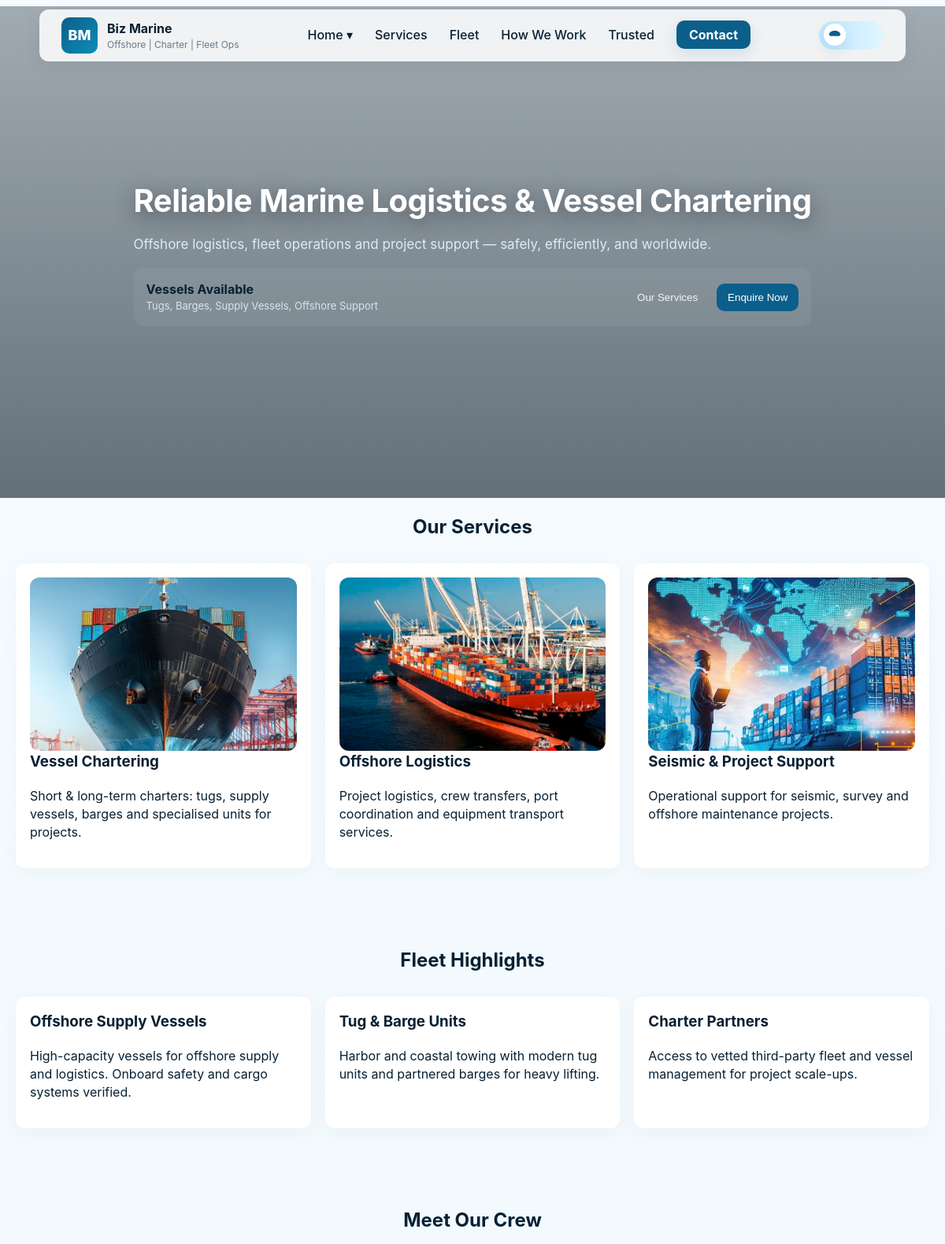
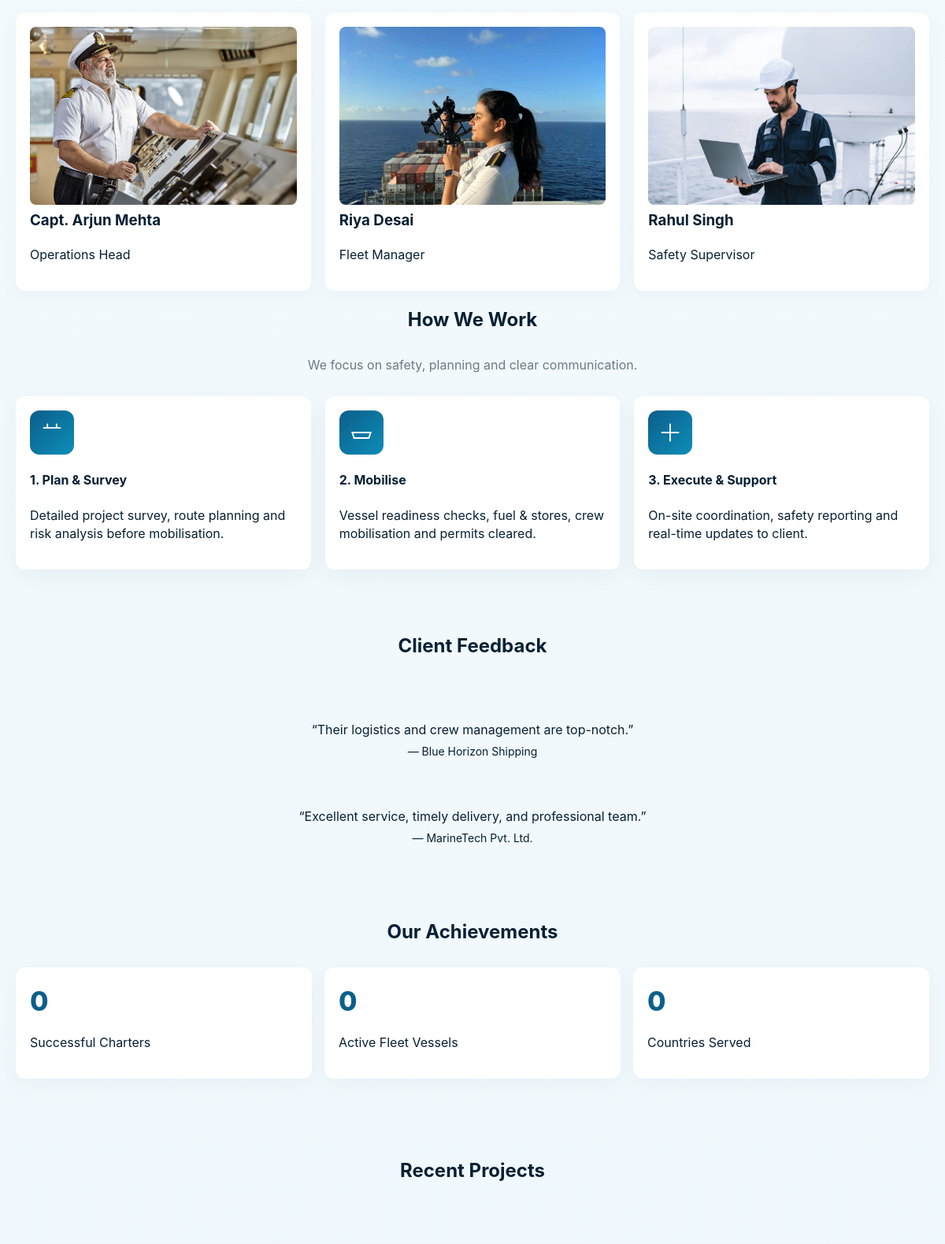
The app's page /home2/ (upper part) with its own data (2 pictures, top to bottom).
### main/models.py (models this page shows, shortened)
class HomeTwoHero(models.Model):
    title = models.CharField(max_length=300)
    subtitle = models.TextField()
    card_title = models.CharField(max_length=200)
    card_text = models.CharField(max_length=300)
    video = models.FileField(upload_to='home2_hero/', blank=True, null=True)

class Service(models.Model):
    title = models.CharField(max_length=200)
    image = models.ImageField(upload_to='services/')
    description = models.TextField()

class FleetItem(models.Model):
    title = models.CharField(max_length=200)
    description = models.TextField()

class TeamMember(models.Model):
    name = models.CharField(max_length=200)
    role = models.CharField(max_length=200)
    photo = models.ImageField(upload_to='team/')

class Testimonial(models.Model):
    feedback = models.TextField()
    client_name = models.CharField(max_length=200)

### main/views.py (the view, shortened to what this page needs)
# urls.py: path('home2/', views.home2, name='home2'),  # Homepage 2 (single video)
def home2(request):
    hero2 = HomeTwoHero.objects.first()
    video_url = hero2.video.url if (hero2 and hero2.video) else None
    ctx = {
        'hero2': hero2,
        'video2': video_url,
        'services': Service.objects.all(),
        'fleet': FleetItem.objects.all(),
        'projects': Project.objects.all(),
        'contact': ContactInfo.objects.first(),
        'team': TeamMember.objects.all(),
        'testimonials': Testimonial.objects.all(),
    }
    return render(request, "home2.html", ctx)

### main/templates/home2.html (shortened to what this page needs)
{% load static %}
<!doctype html>
<html lang="en">
<head>
<link rel="stylesheet" href="https://unpkg.com/leaflet@1.9.4/dist/leaflet.css" />
<link rel="stylesheet" href="https://unpkg.com/aos@2.3.4/dist/aos.css" />
<link rel="stylesheet" href="https://cdn.jsdelivr.net/npm/swiper@11/swiper-bundle.min.css" />
</head>
<body>
<header>
  <div class="topbar container">
    <div class="brand">
      <div class="logo">BM</div>
      <div>
        <div style="font-weight:700">Biz Marine</div>
        <div style="font-size:12px;color:var(--muted)">Offshore | Charter | Fleet Ops</div>
      </div>
    </div>
    <nav>
      <ul>
        <li class="dropdown">
          <a href="#">Home ▾</a>
        </li>
        <li><a href="#services">Services</a></li>
        <li><a href="#fleet">Fleet</a></li>
        <li><a href="#how">How We Work</a></li>
        <li><a href="#trusted">Trusted</a></li>
        <li><a href="#contact" class="cta">Contact</a></li>
      </ul>
    </nav>
    <div id="themeToggle" class="toggle" title="Switch theme" aria-label="Toggle day night">
      <div class="thumb" id="toggleThumb" role="button" aria-pressed="false">
        <svg viewBox="0 0 512 512" xmlns="http://www.w3.org/2000/svg" aria-hidden="true">
          <path d="M464 256c0 0-28.9 48-56 48H104c-27.1 0-56-48-56-48C61 180 110 112 256 112s195 68 208 144z"/>
        </svg>
      </div>
    </div>
  </div>
</header>
<section class="hero" id="hero">
  <div class="slide active">
    <video autoplay muted loop playsinline preload="metadata">
      <source src="{{ video2 }}" type="video/mp4">
    </video>
  </div>
  <div class="hero-overlay container">
    <h1>{{ hero2.title }}</h1>
    <p class="lead">{{ hero2.subtitle }}</p>
    <div class="hero-card">
      <div>
        <div style="font-weight:700">{{ hero2.card_title }}</div>
        <div class="muted" style="font-size:13px">{{ hero2.card_text }}</div>
      </div>
      <div style="margin-left:auto;display:flex;gap:10px;align-items:center">
        <button class="btn btn-outline" onclick="location.href='#services'">Our Services</button>
        <button class="btn btn-primary" onclick="location.href='#contact'">Enquire Now</button>
      </div>
    </div>
  </div>
</section>
<section id="services" class="container section" data-aos="fade-up">
  <h2 class="section-title">Our Services</h2>
  <div class="grid">
    {% for s in services %}
      <div class="card">
        <div class="banner" style="background-image:url('{{ s.image.url }}')"></div>
        <h3>{{ s.title }}</h3>
        <p>{{ s.description }}</p>
      </div>
    {% endfor %}
  </div>
</section>
<section id="fleet" class="section" data-aos="fade-up">
  <div class="container">
    <h2 class="section-title">Fleet Highlights</h2>
    <div class="grid">
  {% for f in fleet %}
    <div class="card">
      <h3>{{ f.title }}</h3>
      <p>{{ f.description }}</p>
    </div>
  {% endfor %}
</div>
  </div>
</section>
<section id="team" class="container section" data-aos="fade-up">
  <h2 class="section-title">Meet Our Crew</h2>
  <div class="grid">
    {% for member in team %}
      <div class="card">
        <img src="{{ member.photo.url }}" style="width:100%;border-radius:8px;">
        <h3>{{ member.name }}</h3>
        <p class="muted">{{ member.role }}</p>
      </div>
    {% empty %}
      <p>No team members added yet.</p>
    {% endfor %}
  </div>
</section>
<section id="how" class="container section" data-aos="fade-up">
  <h2 class="section-title">How We Work</h2>
  <p style="text-align:center;color:var(--muted);max-width:820px;margin:0 auto 28px">We focus on safety, planning and clear communication.</p>
  <div class="work-steps">
    <div class="step"><div class="icon"><svg width="28" height="28" viewBox="0 0 24 24" fill="none"><path d="M3 7h18M7 3v4M17 3v4" stroke="white" stroke-width="1.6" stroke-linecap="round"/></svg></div><h4>1. Plan & Survey</h4><p class="muted">Detailed project survey, route planning and risk analysis before mobilisation.</p></div>
    <div class="step"><div class="icon"><svg width="28" height="28" viewBox="0 0 24 24" fill="none"><path d="M2 12h20l-2 6H4z" stroke="white" stroke-width="1.6" stroke-linecap="round"/></svg></div><h4>2. Mobilise</h4><p class="muted">Vessel readiness checks, fuel & stores, crew mobilisation and permits cleared.</p></div>
    <div class="step"><div class="icon"><svg width="28" height="28" viewBox="0 0 24 24" fill="none"><path d="M3 12h18M12 3v18" stroke="white" stroke-width="1.6" stroke-linecap="round"/></svg></div><h4>3. Execute & Support</h4><p class="muted">On-site coordination, safety reporting and real-time updates to client.</p></div>
  </div>
</section>
<section id="testimonials" class="section" data-aos="fade-up">
  <div class="container">
    <h2 class="section-title">Client Feedback</h2>
    <div class="scroll-box">
      <div class="scroll-content">
        {% for t in testimonials %}
        <div class="card">
          “{{ t.feedback }}”
          <br>
          <span class="muted">— {{ t.client_name }}</span>
        </div>
        {% empty %}
        <p>No testimonials added yet.</p>
        {% endfor %}
      </div>
    </div>
  </div>
</section>
<section id="stats" class="container section" data-aos="fade-up">
  <h2 class="section-title">Our Achievements</h2>
  <div class="grid">
    <div class="card stat" data-target="120">
      <h3 class="count">0</h3>
      <p class="muted">Successful Charters</p>
    </div>
    <div class="card stat" data-target="30">
      <h3 class="count">0</h3>
      <p class="muted">Active Fleet Vessels</p>
    </div>
    <div class="card stat" data-target="15">
      <h3 class="count">0</h3>
      <p class="muted">Countries Served</p>
    </div>
  </div>
</section>
<section id="projects" class="section" data-aos="fade-up">
  <div class="container">
    <h2 class="section-title">Recent Projects</h2>
    <div class="swiper">
      <div class="swiper-wrapper">
        {% for p in projects %}
        <div class="swiper-slide">
        </div>
        {% empty %}
        <div class="swiper-slide">
          <p>No projects added yet.</p>
        </div>
        {% endfor %}
      </div>
    </div>
  </div>
</section>
</body>
</html>

### records on screen
HomeTwoHero: title "Reliable Marine Logistics & Vessel Chartering", subtitle "Offshore logistics, fleet operations and project support — safely, efficiently, and worldwide.", card_title "Vessels Available", card_text "Tugs, Barges, Supply Vessels, Offshore Support"
Service: image (picture), title "Vessel Chartering", description "Short & long-term charters: tugs, supply vessels, barges and specialised units for projects."
Service: image (picture), title "Offshore Logistics", description "Project logistics, crew transfers, port coordination and equipment transport services."
Service: image (picture), title "Seismic & Project Support", description "Operational support for seismic, survey and offshore maintenance projects."
FleetItem: title "Offshore Supply Vessels", description "High-capacity vessels for offshore supply and logistics. Onboard safety and cargo systems verified."
FleetItem: title "Tug & Barge Units", description "Harbor and coastal towing with modern tug units and partnered barges for heavy lifting."
FleetItem: title "Charter Partners", description "Access to vetted third-party fleet and vessel management for project scale-ups."
TeamMember: photo (picture), name "Capt. Arjun Mehta", role "Operations Head"
TeamMember: photo (picture), name "Riya Desai", role "Fleet Manager"
TeamMember: photo (picture), name "Rahul Singh", role "Safety Supervisor"
Testimonial: feedback "Their logistics and crew management are top-notch.", client_name "Blue Horizon Shipping"
Testimonial: feedback "Excellent service, timely delivery, and professional team.", client_name "MarineTech Pvt. Ltd."
